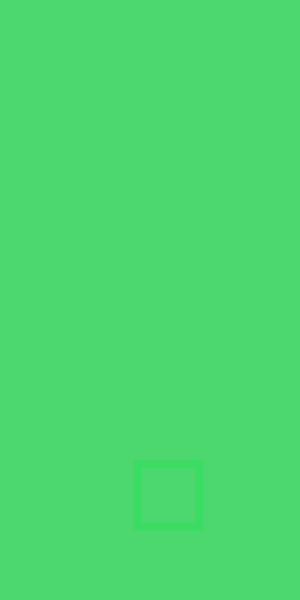
Frame 1 (no input)
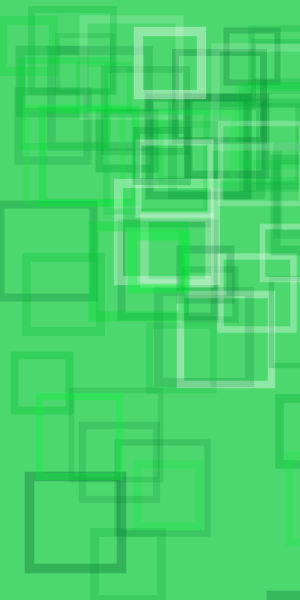
Frame 60 (the mouse pressed at the canvas centre just before this capture)
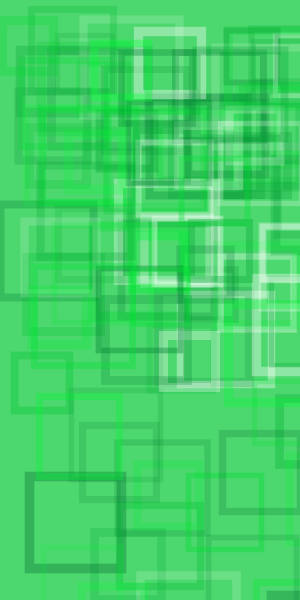
Frame 120 (the mouse held since frame 60 and released just before this capture)

The Processing sketch that drew these frames (run headless with seeded random() and noise(); from frame 60 on, the mouse is pressed at the canvas centre):

// Processing sketch: processing_36789
// ── processing_36789.pde

//this composition is to make random green squares with some white mixed in
//while they are random 80% is in the top half and 20% is in the bottom half
void setup() {
  size(300, 600);
  background(76, 216, 110);
}


int count = 0;
int num = 100;

float rectSize;


void draw() {
  noFill();//empty boxes
  strokeWeight(random(5, 10));
  float rndColor = random(0, 100);
  float rndHeight = random(0, 100);
  float rectSize = random(50,100);


  if (count < num) {

    //probability favoring 80% green, 20% white
    if (rndColor > 80) {
      stroke(255, random(40, 100));
    }
    else {
      stroke(0, random(100, 255), 50, random(40, 100));
    }

    //rectangles
    if (rndHeight > 80) {
      rect(random(width), height/2 + random(0,height/2),rectSize,rectSize);
  }
    else {
      rect(random(width), height/2 - random(0,height/2),rectSize,rectSize);
    }
  }
  count ++;
}
